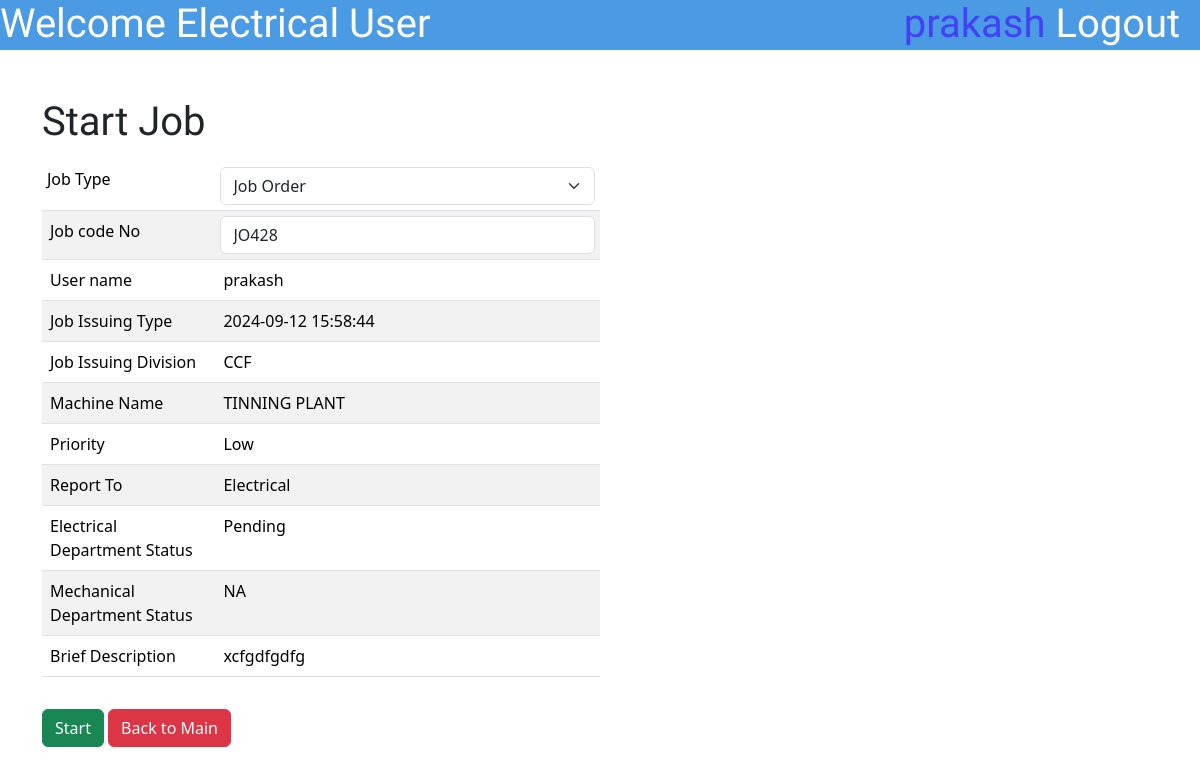
/EMUser/StartJobEMUser.php?updateid=428 (signed in), run on the app's committed database.
### tables this page shows
CREATE TABLE `jobdatasheet` (
  `id` int(10) NOT NULL,
  `JobCodeNo` varchar(100) NOT NULL,
  `JobPostingDateTime` varchar(50) NOT NULL,
  `JobPostingDev` enum('ACF','CCF','DR','Flexible','Aluminium Rodmill','Ceylon Copper','Drum Yard','Carpentry','Bail Room') NOT NULL,
  `MachineName` varchar(255) NOT NULL,
  `Priority` enum('High','Low','Critical','') NOT NULL,
  `ReportTo` enum('Electrical','Mechanical','Both','') NOT NULL,
  `BDescription` varchar(500) NOT NULL,
  `Username` varchar(50) NOT NULL,
  `JobStatusE` enum('Pending','Started','Finished','Approved','NA') NOT NULL,
  `JobStatusM` enum('Pending','Started','Finished','Approved','NA') NOT NULL,
  `ManPowerInvolved` varchar(1000) DEFAULT NULL,
  `Approval` enum('Pending Approval','Not Approved','Approved','') NOT NULL,
  `FinishedCommentE` varchar(255) DEFAULT NULL,
  `FinishedCommentM` varchar(500) DEFAULT NULL,
  `TransferCommentE` varchar(500) DEFAULT NULL,
  `TransferCommentM` varchar(500) DEFAULT NULL,
  `ApproveComment` varchar(1000) DEFAULT NULL,
  `DisapproveComment` varchar(1000) DEFAULT NULL,
  `DownTime` varchar(500) DEFAULT NULL,
  `TryCount` int(10) DEFAULT NULL
);

### EMUser/StartJobEMUser.php (the view, shortened to what this page needs)
<?php
include '../connect.php';
$idu = $_GET['updateid'];
$sql = "Select * from jobdatasheet where id='$idu'";
$result = mysqli_query($con, $sql);
$row = mysqli_fetch_assoc($result);
$JobCodeNo = $row['JobCodeNo'];
$username = $_SESSION['username'];
$JobIssuingDateTime = $row['JobPostingDateTime'];
$JobIssuingDivision = $row['JobPostingDev'];
$MachineName = $row['MachineName'];
$priority = $row['Priority'];
$ReportTo = $row['ReportTo'];
$BriefDescription = $row['BDescription'];
$JobStatusM = $row['JobStatusM'];
$JobStatusE = $row['JobStatusE'];
?>
<!DOCTYPE html>
<html lang="en">
<head>
    <link href="https://cdn.jsdelivr.net/npm/bootstrap@5.3.3/dist/css/bootstrap.min.css" rel="stylesheet"
>
    <link rel="stylesheet" href="\MaintananceJobCard\styles\SubmitJobstyle.css">
</head>
<body>
    <div class="topbar">
        <h1 class="topbar-text">Welcome <?php echo $_SESSION['workplace'] ?> User</h1>
        <a href="\MaintananceJobCard\logout.php">
            <h1 class="topbar-logout">Logout &nbsp</h1>
        </a>
        <h1 class="topbar-username"><?php echo $_SESSION['username'] ?>&nbsp</h1>
    </div>
    <div class="container mt-5 ">
        <h1> Start Job </h1>
        <div class="mt-3">
            <form method="POST">
                <table class="table table-striped w-50">
                    <tr>
                    <tr>
                        <td style="width:200px;padding:5px">
                            <label class="pr-3">Job Type</label>
                        </td>
                        <td style="width:500px;padding:5px">
                            <select name="JobType" id="JobType" class="form-select" required
                                onchange="updateTextbox()">
                                <option value="JobOrder" <?php if ((substr($JobCodeNo, 0, 2)) == "JO") {
                                    echo "selected";
                                } ?>>
                                    Job Order</option>
                        </td>
                    </tr>
                    <tr>
                        <td>
                            Job code No
                        </td>
                        <td style="width:500px;padding:5px">
                            <input type="text" name="JobCodeNo" class="form-control" id="JobCodeNo"
                                value="<?php echo $JobCodeNo; ?>" readonly required>
                        </td>
                    </tr>
                    <tr>
                        <td>
                            User name
                        </td>
                        <td>
                            <?php echo $username; ?>
                        </td>
                    </tr>
                    <tr>
                        <td>
                            Job Issuing Type
                        </td>
                        <td>
                            <?php echo $JobIssuingDateTime; ?>
                        </td>
                    </tr>
                    <tr>
                        <td>
                            Job Issuing Division
                        </td>
                        <td>
                            <?php echo $JobIssuingDivision; ?>
                        </td>
                    </tr>
                    <tr>
                        <td>
                            Machine Name
                        </td>
                        <td>
                            <?php echo $MachineName; ?>
                        </td>
                    </tr>
                    <tr>
                        <td>
                            Priority
                        </td>
                        <td>
                            <?php echo $priority; ?>
                        </td>
                    </tr>
                    <tr>
                        <td>
                            Report To
                        </td>
                        <td>
                            <?php echo $ReportTo; ?>
                        </td>
                    </tr>
                    <tr>
                        <td>
                            Electrical Department Status
                        </td>
                        <td>
                            <?php echo $JobStatusE; ?>
                        </td>
                    </tr>
                    <tr>
                        <td>
                            Mechanical Department Status
                        </td>
                        <td>
                            <?php echo $JobStatusM; ?>
                        </td>
                    </tr>
                    <tr>
                        <td>
                            Brief Description
                        </td>
                        <td>
                            <?php echo $BriefDescription; ?>
                        </td>
                    </tr>
                </table>
                <button type="submit" class="btn btn-success mt-3" name="start"
                    onclick="return confirm('Are you sure?')">Start</button>
                <button type="back" class="btn btn-danger mt-3" name="back"><a
                        href="\MaintananceJobCard\EMUser\indexEMUser.php" style="text-decoration:none;color:white">Back
                        to Main</a></button>
            </form>
        </div>
    </div>
</body>
</body>

### styles/SubmitJobstyle.css (style rules this page uses)
div.topbar { height: 50px; width: 100%; background-color: #4A9AE4; }
h1.topbar-text { float: left; font-family: "Jockey One", sans-serif; color: white; }
h1.topbar-username { float: right; font-family: "Jockey One", sans-serif; color: #4440F8; }
h1.topbar-logout { float: right; font-family: "Jockey One", sans-serif; color: white; }

### EMUser/StartJobEMUser.php (style rules this page uses)
h1 { font-family: "Jockey One", sans-serif; }

### data on the page
jobdatasheet: JobType "Job Order", JobCodeNo "JO428", JobPostingDateTime "2024-09-12 15:58:44", JobPostingDev "CCF", MachineName "TINNING PLANT", Priority "Low", ReportTo "Electrical", JobStatusE "Pending", JobStatusM "NA", BDescription "xcfgdfgdfg"

### other printed values
$_SESSION['workplace'] "Electrical"
$_SESSION['username'] "prakash"
$username "prakash"
